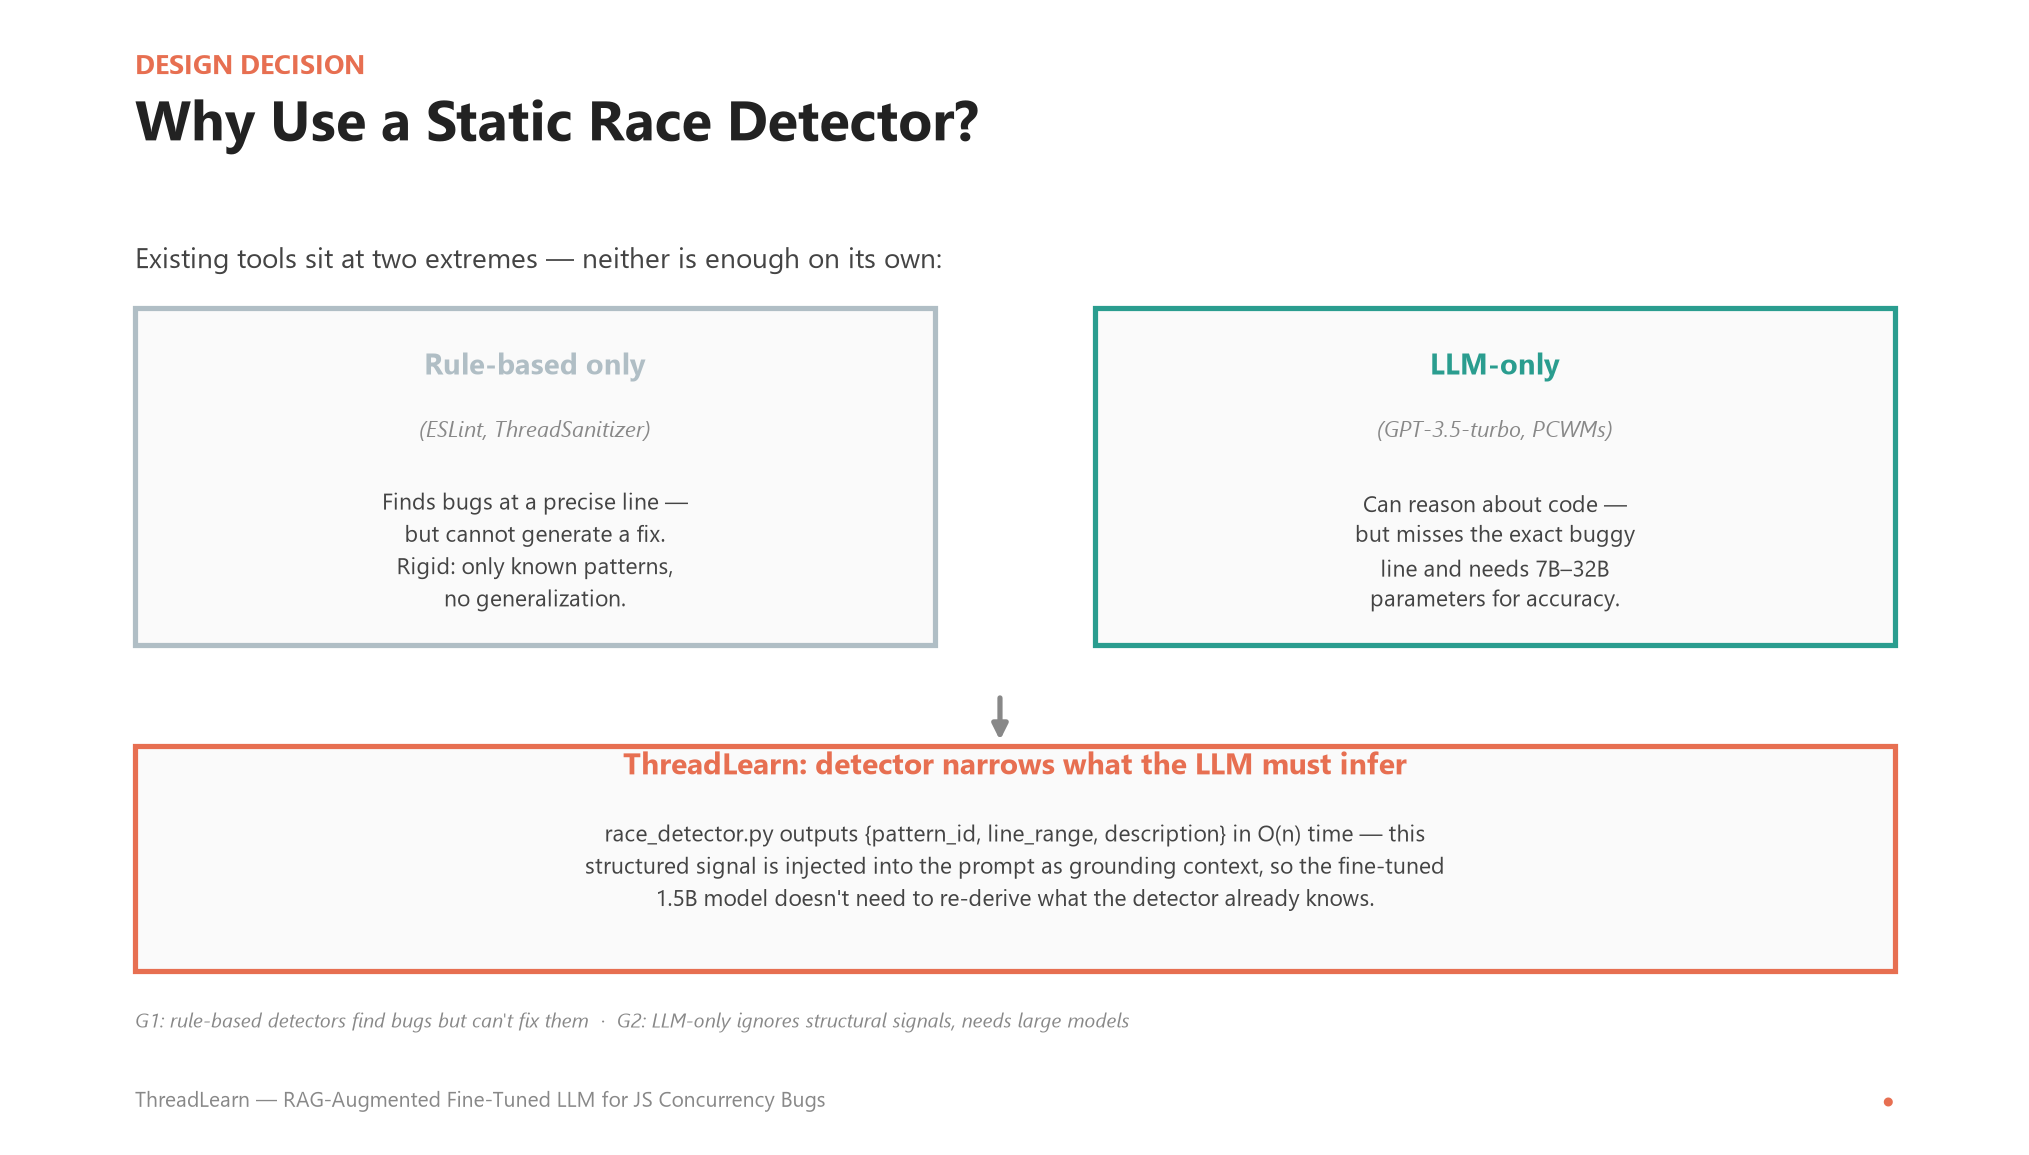

This figure's Python source:
#!/usr/bin/env python3
"""Slide 20: Why use a static race detector at all (vs. LLM-only)?"""
import matplotlib.pyplot as plt
import os, sys
sys.path.insert(0, os.path.dirname(os.path.abspath(__file__)))
from _slide_style import OURS, GPT, FT, BASELINE, INK, MUTED, CARD_BG, SLIDE_W, SLIDE_H, apply_rc, title_block, footer

OUTPUT_DIR = os.path.dirname(os.path.abspath(__file__))
apply_rc()

fig = plt.figure(figsize=(SLIDE_W, SLIDE_H))
ax = fig.add_axes([0, 0, 1, 1])
ax.axis("off")

title_block(fig, "Design Decision", "Why Use a Static Race Detector?")

fig.text(0.06, 0.775, "Existing tools sit at two extremes — neither is enough on its own:",
          fontsize=13.5, color="#444", ha="left")

# two extremes
card_w, card_h = 0.40, 0.30
y0 = 0.44

xb = 0.06
ax.add_patch(plt.Rectangle((xb, y0), card_w, card_h, facecolor=CARD_BG,
                            edgecolor=BASELINE, linewidth=2.5, transform=ax.transAxes, zorder=2))
fig.text(xb + card_w/2, y0 + card_h - 0.04, "Rule-based only", fontsize=14, fontweight="bold",
          color=BASELINE, ha="center", va="top")
fig.text(xb + card_w/2, y0 + card_h - 0.10, "(ESLint, ThreadSanitizer)", fontsize=10.5,
          color=MUTED, ha="center", va="top", style="italic")
fig.text(xb + card_w/2, y0 + card_h - 0.16, "Finds bugs at a precise line —\nbut cannot generate a fix.\nRigid: only known patterns,\nno generalization.",
          fontsize=11, color="#444", ha="center", va="top", linespacing=1.5)

xa = 0.54
ax.add_patch(plt.Rectangle((xa, y0), card_w, card_h, facecolor=CARD_BG,
                            edgecolor=GPT, linewidth=2.5, transform=ax.transAxes, zorder=2))
fig.text(xa + card_w/2, y0 + card_h - 0.04, "LLM-only", fontsize=14, fontweight="bold",
          color=GPT, ha="center", va="top")
fig.text(xa + card_w/2, y0 + card_h - 0.10, "(GPT-3.5-turbo, PCWMs)", fontsize=10.5,
          color=MUTED, ha="center", va="top", style="italic")
fig.text(xa + card_w/2, y0 + card_h - 0.16, "Can reason about code —\nbut misses the exact buggy\nline and needs 7B–32B\nparameters for accuracy.",
          fontsize=11, color="#444", ha="center", va="top", linespacing=1.5)

# arrow down to ThreadLearn resolution
ax.annotate("", xy=(0.5, 0.365), xytext=(0.5, 0.41),
            xycoords="figure fraction", textcoords="figure fraction",
            arrowprops=dict(arrowstyle="-|>", color=MUTED, linewidth=2.5))

# resolution card
ax.add_patch(plt.Rectangle((0.06, 0.15), 0.88, 0.20, facecolor=CARD_BG,
                            edgecolor=OURS, linewidth=2.5, transform=ax.transAxes, zorder=2))
fig.text(0.5, 0.325, "ThreadLearn: detector narrows what the LLM must infer", fontsize=14.5,
          fontweight="bold", color=OURS, ha="center")
fig.text(0.5, 0.285, "race_detector.py outputs {pattern_id, line_range, description} in O(n) time — this\n"
          "structured signal is injected into the prompt as grounding context, so the fine-tuned\n"
          "1.5B model doesn't need to re-derive what the detector already knows.",
          fontsize=11, color="#444", ha="center", va="top", linespacing=1.5)

fig.text(0.06, 0.10, "G1: rule-based detectors find bugs but can't fix them  ·  G2: LLM-only ignores structural signals, needs large models",
          fontsize=9.5, color=MUTED, ha="left", style="italic")

footer(fig)
fig.savefig(os.path.join(OUTPUT_DIR, "slide_20_why_race_detector.png"))
print("Saved: slide_20_why_race_detector.png")
